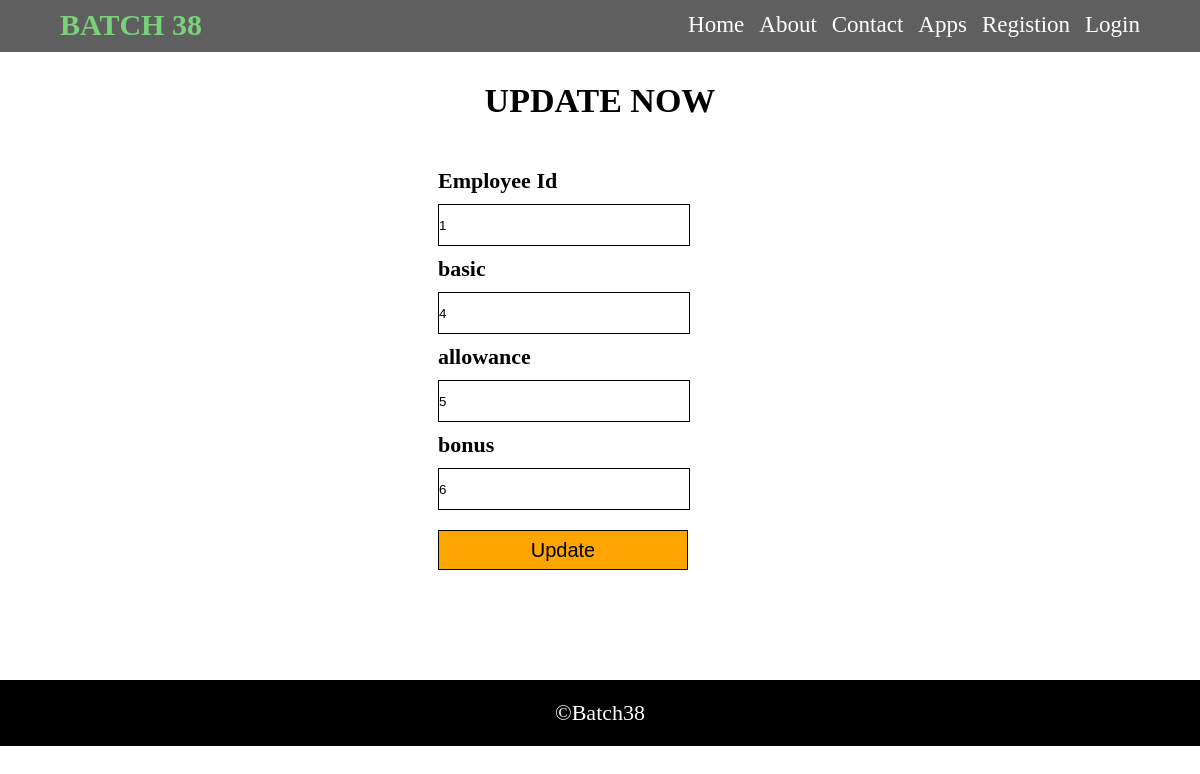
Screenshot of /view/payroll-edit.php?ids=1 with the database file from the repository.
### tables this page shows
CREATE TABLE `payroll` (
  `payroll_id` int(10) UNSIGNED NOT NULL,
  `employee_id` int(100) NOT NULL,
  `basic` varchar(100) NOT NULL,
  `allowance` varchar(100) NOT NULL,
  `bonus` varchar(100) NOT NULL,
  `total` varchar(100) NOT NULL
);

### view/payroll-edit.php (the view, shortened to what this page needs)
<?php
include ("../config/db.php");
?>
<!DOCTYPE html>
<html>
<head>
	<link rel="stylesheet" type="text/css" href="../css/style.css">
</head>
<body>
<div class="container">
	<div class="header">
		<div class="content">
		<div class="logo">
			<a href="../index.php"><h2>Batch 38</h2></a>
		</div>
		<div class="nav">
			<ul>
				<li><a href="../index.php">Home</a></li>
				<li><a href="#">About</a></li>
				<li><a href="../contact.php">Contact</a></li>
				<li><a class="" href="apps.php">Apps</a></li>
				<li><a href="registion.php">Registion</a></li>
				<li><a href="login.php">Login</a></li>
			</ul>
		</div>
	</div>
</div>
<section>
	<div class="main-content">
		<div class="content">
			<div class="registion-form">
				 <h2>Update Now</h2>
				 <?php
$sql = "select * from payroll where payroll_id='". $_GET['ids']."'";
$data = $conn->query($sql);
while($d = $data->fetch_object()) {
?>
				 <form action="../controller/payroll-update.php" method="post">
				 	<input type="hidden" name="payroll_id"  value="<?php echo $d->payroll_id?>"><br>
				 	<label>Employee Id</label><br>
				 	<input type="text" name="employee_id"  value="<?php echo $d->employee_id?>"><br>
				 	<label>basic</label><br>
				 	<input type="text" name="basic"  value="<?php echo $d->basic?>"><br>
				 	<label>allowance</label><br>
				 	<input type="text" name="allowance"  value="<?php echo $d->allowance;?>"><br>
				 	<label>bonus</label><br>
				 	<input type="text" name="bonus"  value="<?php echo $d->bonus;?>"><br>
				 	<input type="submit" name="submit"  value="Update" "><br>
				 </form>
				<?php
}
				?>
			</div>
		</div>
	</div>
</section>
<footer>
	<div class="footer">
		<p>&copy;Batch38</p>
	</div>
</footer>
</div>
</body>
</html>

### css/style.css (style rules this page uses)
* { margin: 0; padding: 0; }
.content { margin: 0px 5%; }
.header { overflow: hidden; background: #5f5f5f; max-height: 100px; line-height: 50px; }
.logo { float: left; width: 20%; }
.logo h2 { font-size: 30px; font-weight: bold; text-transform: uppercase; color: #79d279; }
.logo a { text-decoration: none; }
.nav { float: right; }
.nav ul li { float: left; list-style: none; }
.nav ul li a { padding-left: 15px; text-decoration: none; font-size: 23px; color: #fff; }
.main-content h2 { text-align: center; font-size: 34px; text-transform: uppercase; padding: 10px 0px; margin: 20px 0px; }
.registion-form { width: 30%; margin: 0 auto; margin-bottom: 100px; }
.registion-form label { font-weight: bold; font-size: 22px; margin-bottom: 10px; }
.registion-form input,.registion-form select { width:250px; height: 40px; margin: 10px 0px; border:1px solid #000; }
.registion-form input[type="submit"] { background: orange; font-size: 20px; cursor: pointer; }
.footer { background-color: #000; color: #fff; text-align: center; font-size: 22px; padding: 20px; }

### rows the page displays
payroll: employee_id "1", basic "4", allowance "5", bonus "6"
